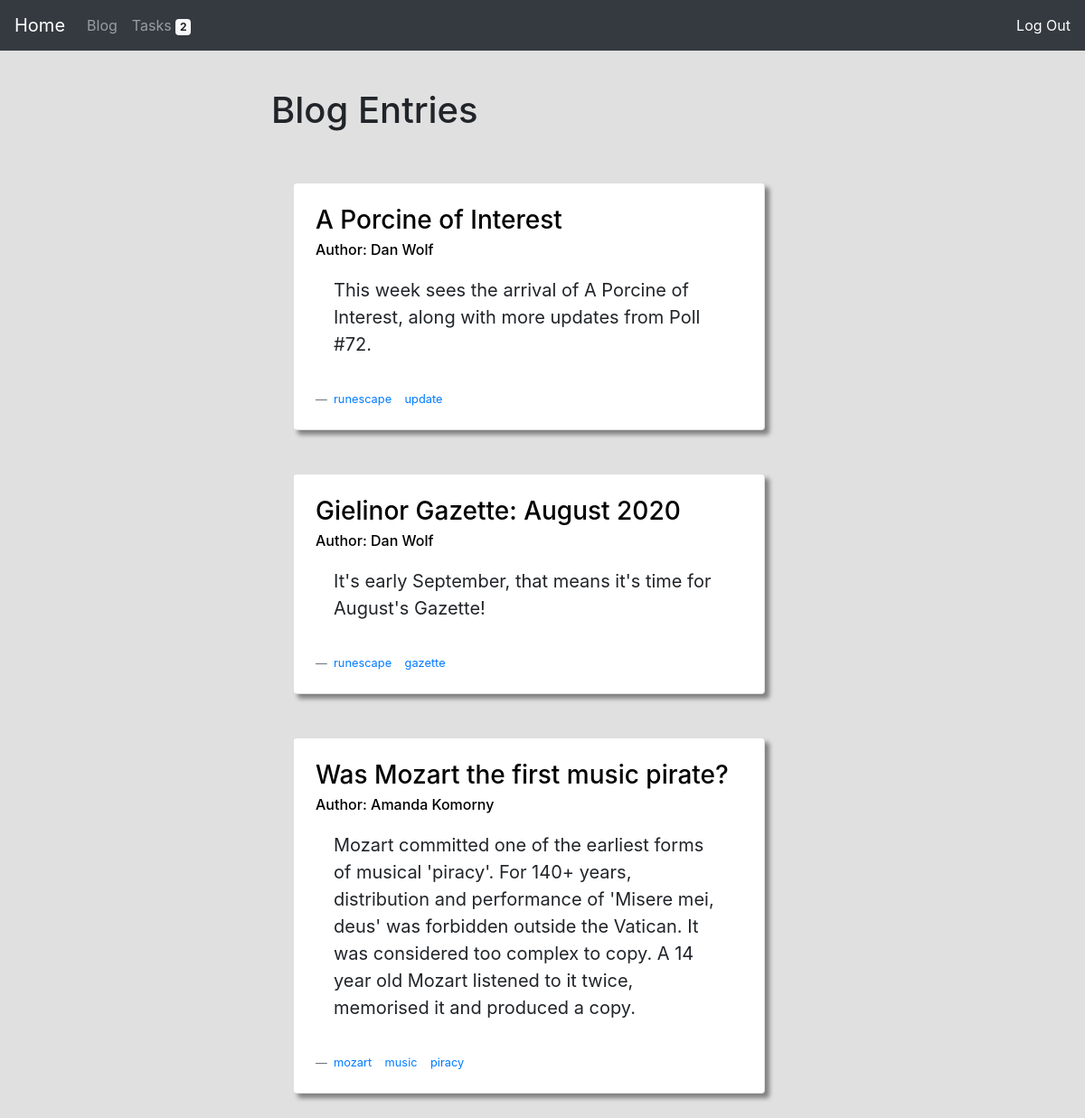
Page /blog/ (signed in) on the committed database.
### blog/models.py (models this page shows, shortened)
class Blog(models.Model):
    author = models.CharField(max_length=64)
    title = models.CharField(max_length=128)
    abstract = models.CharField(max_length=300)
    content = models.CharField(max_length=10000)
    tags = models.CharField(max_length=1000, blank=True)

### blog/views.py (the view)
# urls.py: path("", views.index, name="index"),
def index(request):
    blogs, tags = get_blogs_tags()
    return render(request, "blog/index.html", {
        "blogs": blogs,
        "tags": tags,
        "tasks_due": tasks_due(request),
    })

### blog/views.py (called while the page is built)
def tasks_due(request):
    return len(Task.objects.filter(user=request.user).all()) if request.user.is_authenticated else None

def get_blogs_tags():
    blogs = Blog.objects.all()
    tags = {blog.id: blog.tags.split(', ') for blog in blogs}
    return blogs, tags

### blog/templates/blog/index.html (shortened to what this page needs)
{% extends 'main/layout.html' %}
{% block body %}
    <div class="row w-100">
        <div class="col-3 w-100"></div>
        <div class="col-9">
            {% if blogs %}
            <h1>Blog Entries</h1>
            {% endif %}
        </div>
    </div>
    <div class="row w-100 pb-5">
        {% for blog in blogs %}
            <div class="col-9 mx-auto pt-5 mt-0 w-100 align-self-center">
                <div class="card p-4 my-auto" style="width: 60%; margin: auto; box-shadow: 5px 5px 5px Gray;">
                    <h3 class="card-title">
                        <a style="color: black;" href="{% url 'blog:entry' blog.id %}">{{ blog.title }}</a>
                    </h3>
                    <h6 class="card-subtitle">
                        <a style="color: black;" href="{% url 'blog:author' blog.author %}">Author: {{ blog.author }}</a>
                    </h6>
                    <div class="card-body">
                        <blockquote class="blockquote mb-0">
                            <p>{{ blog.abstract }}</p>
                        </blockquote>
                    </div>
                    <footer class="blockquote-footer">
                        {% for key, value in tags.items %}
                            {% if key == blog.id %}
                                {% for tag in value %}
                                <a href="{% url 'blog:tag' tag %}">{{ tag }}</a> &nbsp;&nbsp;
                                {% endfor %}
                            {% endif %}
                        {% endfor %}
                    </footer>
                </div>
            </div>
        {% empty %}
        <div class=col-3 w-100"></div>
            <div class="col-9 w-100">
                <h1>No Blogs Found</h1>
            </div>
        {% endfor %}
    </div>
{% endblock %}

### rows in the picture
Blog: title "A Porcine of Interest", author "Dan Wolf", abstract "This week sees the arrival of A Porcine of Interest, along with more updates from Poll #72.", value "runescape" "update"
Blog: title "Gielinor Gazette: August 2020", author "Dan Wolf", abstract "It's early September, that means it's time for August's Gazette!", value "runescape" "gazette"
Blog: title "Was Mozart the first music pirate?", author "Amanda Komorny", abstract "Mozart committed one of the earliest forms of musical 'piracy'. For 140+ years, distribution and performance of 'Misere mei, deus' was forbidden outside the Vatican. It was considered too complex to copy. A 14 year old Mozart listened to it twice, memorised it and produced a copy.", value "mozart" "music" "piracy"

### other values in the picture
{{ tasks_due }} "2"
